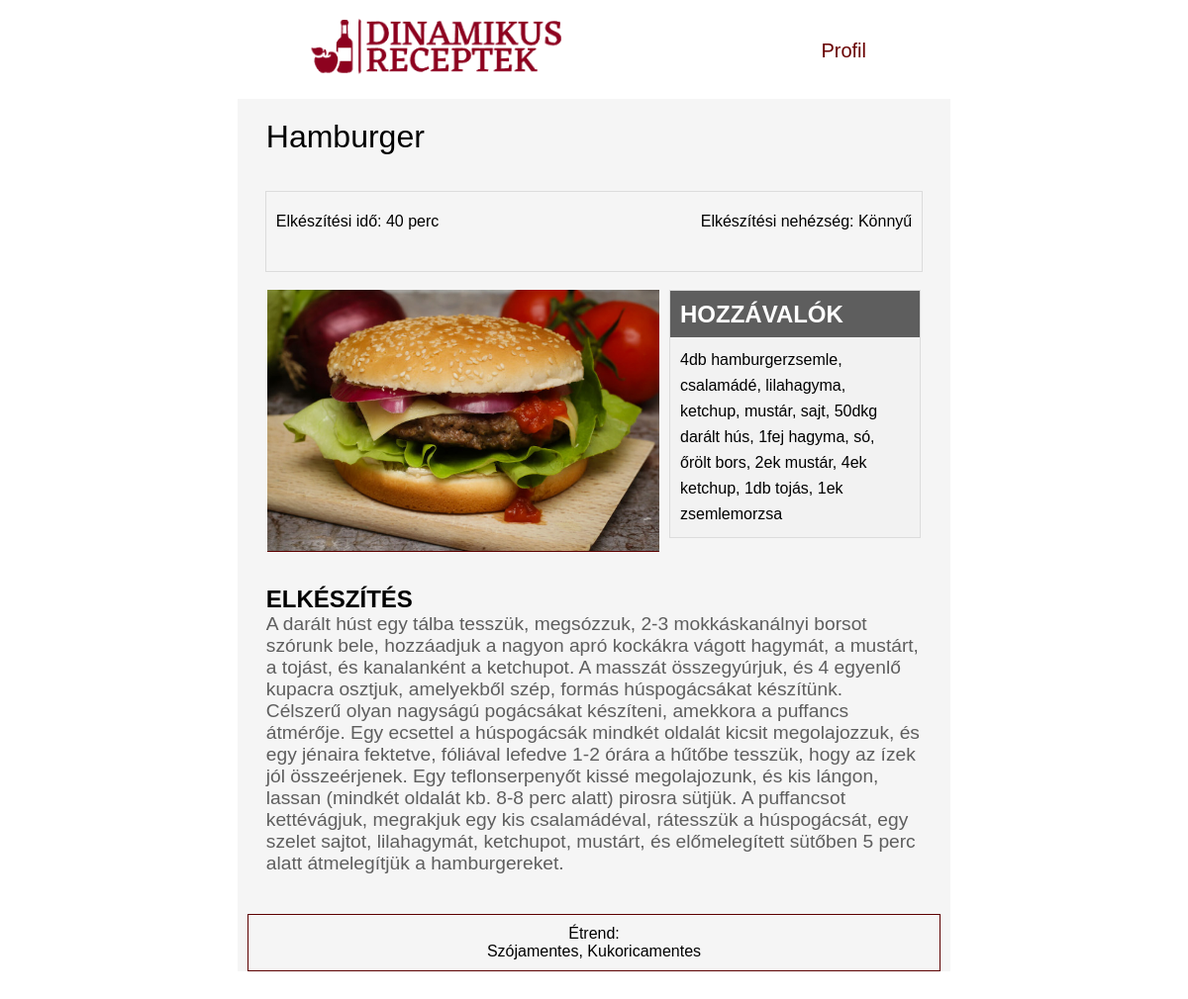
Page /recept.php?id=103 on the committed database.
### tables this page shows
CREATE TABLE `receptek` (
  `id` int(11) NOT NULL,
  `nev` varchar(50) NOT NULL,
  `leiras` text NOT NULL,
  `nehezseg` enum('konnyu','kozepes','nehez') NOT NULL,
  `hozzavalok` text NOT NULL,
  `elkeszitesi_ido` int(11) NOT NULL,
  `ertekeles` int(11) DEFAULT NULL,
  `feltolto` varchar(50) NOT NULL,
  `imgurl` varchar(100) NOT NULL,
  `nemzetiseg` text NOT NULL
);

### recept.php (the view, shortened to what this page needs)
<?php
    try {
        $dbuser = "root";
        $dbpassw = "";
        $conn = new PDO("mysql:host=localhost;dbname=receptek1", $dbuser, $dbpassw);
        $conn->setAttribute(PDO::ATTR_ERRMODE, PDO::ERRMODE_EXCEPTION);
    } catch (PDOException $e){
        echo "<p>Adatbázis kapcsolódási hiba: ".$e->getMessage()."</p>\n";
        die();
    } catch (Exception $e){
        echo "<p>Hiba: ".$e->getMessage()."</p>\n";
        die();
    }
    try {
        $sql = "SELECT * FROM receptek WHERE id LIKE :id";
        $query = $conn->prepare($sql);
        $query->bindParam(':id', $_GET["id"]);
        $query->execute();
        if ($query->rowCount()==1) {
            $i=0;
            while ($row = $query->fetch(PDO::FETCH_ASSOC)) {
                foreach ($row as $mezo) {
                    $recept[$i] = $mezo;
                    $i++;
                }
            }
            $nev=$recept[1];
            $leiras=$recept[2];
            $nehezseg=$recept[3];
            $hozzavalok=$recept[4];
            $ido=$recept[5];
            $kep=$recept[8];
            switch ($nehezseg) {
                case "konnyu" :
                    $nehezseg = "Könnyű";
                    break;
            }
        } else {
            echo "<p>Nincs listázható recept.</p>";
        }
    } catch (PDOException $e) {
        echo "<p>Lekérdezési hiba: ".$e->getMessage()."</p><br>";
        die();
    } catch (Exception $e){
        echo "<p>Hiba: ".$e->getMessage()."</p>\n";
        die();
    }
    try {
        $sql = "SELECT vegetarianus, vegan, gluten, laktoz, tojas, szoja, cukor, kukorica FROM szurok JOIN receptek ON szurok.recept_id=receptek.id WHERE id LIKE :id";
        $query = $conn->prepare($sql);
        $query->bindParam(':id', $_GET["id"]);
        $query->execute();
        if ($query->rowCount()>0) {
            $i=0;
            while ($row = $query->fetch(PDO::FETCH_ASSOC)) {
                foreach ($row as $mezo) {
                    $szurok[$i] = $mezo;
                    $i++;
                }
            }
        }
        $allergen=array();
        if ($szurok[5]==1) {
            array_push($allergen, "Szójamentes");
        }
        if ($szurok[7]==1) {
            array_push($allergen, "Kukoricamentes");
        }
    } catch (PDOException $e) {
        echo "<p>Lekérdezési hiba: ".$e->getMessage()."</p><br>";
        die();
    } catch (Exception $e){
        echo "<p>Hiba: ".$e->getMessage()."</p>\n";
        die();
    }
?>
<!DOCTYPE html>
<html lang="hu">
<head>
    <link href="http://fonts.cdnfonts.com/css/gentium-book-basic" rel="stylesheet">
    <link rel="stylesheet" href="./css/header.css">
    <link rel="stylesheet" href="./css/recept.css">
</head>
<body>
<header>
        <div id="logo">
            <a href="index.php">
                <img src="./kepek/logo1.png">
            </a>
        </div>
        <div id="menu">
        <div class="dropdown">
                <p onclick="dropDown1()" class="dropbtn desktop">Profil</p>
            </div>
        </div>
    </header>
    <div id="container">
        <div id="receptNev">
            <p><?php echo $nev; ?></p>
        </div>
        <br><br>
        <div id="info">
            <p>Elkészítési idő: <?php echo $ido; ?> perc</p>
            <p style="float: right;">Elkészítési nehézség: <?php echo $nehezseg; ?></p>
            <br><br>
        </div>
        <br>
        <div id="receptKep">
            <img src="<?php echo $kep; ?>">
        </div>
        <div id="hozzavalok">
            <div id="hozzavalokNev"><h4>HOZZÁVALÓK</h4></div>
            <div id="hozzavalokOssz">
                <?php echo $hozzavalok; ?>
            </div>
        </div>
        <br>
        <div id="elkeszites">
            <h2>ELKÉSZÍTÉS</h2>
            <div class="folyamat">
                <p>
                    <?php echo $leiras; ?>
                </p>
            </div>
        </div>
        <div id="etrend">
            <p>Étrend: <br><?php echo implode(", ", $allergen) ?></p>
        </div>
    </div>
</body>
</html>

### css/header.css (style rules this page uses)
* { padding: 0; margin: 0; }
body { min-width: 300px; }
header { height: 60px; }
#logo { padding: 5px; display: inline-block; }
#logo a img { height: 42px; }
#menu { float: right; }
#container { padding-top: 20px; }
.dropdown { position: relative; display: inline-block; }
.desktop { display: none; }
@media only screen and (min-width: 600px) { header { height: 90px; } }
@media only screen and (min-width: 600px) { #logo { padding: 10px; display: inline-block; } }
@media only screen and (min-width: 600px) { #logo a img { height: 70px; } }
@media only screen and (min-width: 600px) { #menu { float: right; } }
@media only screen and (min-width: 600px) { .dropdown { display: inline-block; } }
@media only screen and (min-width: 1024px) { .desktop { display:inline-block; margin: 40px 25px; font-size: 20px; color: rgba(105, 0, 0); cursor: pointer; } }
@media only screen and (min-width: 1024px) { header { margin: auto; height: 100px; width: 50%; } }
@media only screen and (min-width: 1024px) { #logo { padding: 10px; display: inline-block; } }
@media only screen and (min-width: 1024px) { #logo a img { height: 70px; } }
@media only screen and (min-width: 1024px) { #menu { float: right; } }

### css/recept.css (style rules this page uses)
* { font-family: 'Gentium Book Basic', sans-serif; }
#receptNev { width: 92%; margin: auto; font-size: 2em; }
#info { width: 92%; margin: auto; text-align: center; border: 1px rgba(169, 169, 169, 0.342) solid; height: 80px; }
#info p { height: 100%; float: left; line-height: 60px; padding-left: 10px; padding-right: 10px; }
#receptKep { width:92%; margin: auto; }
#receptKep img { position: relative; width: 100%; }
#hozzavalok { width: 92%; margin: auto; overflow: hidden; border: 1px rgba(169, 169, 169, 0.342) solid; }
#hozzavalokNev { width: 100%; background-color: rgb(94, 94, 94); color: white; height: 37px; padding-left: 10px; padding-top: 10px; font-size: 1.5em; }
#hozzavalokOssz { padding: 10px; list-style: none; line-height: 26px; background-color: rgb(242, 242, 242); }
#elkeszites { width: 92%; margin: auto; margin-top: 30px; padding-bottom: 30px; }
.folyamat { font-size: 1.2em; color:rgb(94, 94, 94); }
#etrend { text-align: center; border: 1px rgb(92, 0, 0) solid; padding: 10px; margin: 10px; float: 0; }
@media only screen and (min-width: 600px) { #receptKep { width: 80%; margin: auto; } }
@media only screen and (min-width: 600px) { #hozzavalok { width: 80%; margin: auto; overflow: hidden; border: 1px rgba(169, 169, 169, 0.342) solid; } }
@media only screen and (min-width: 1024px) { #container { width: 60%; margin: auto; background-color: whitesmoke; } }
@media only screen and (min-width: 1024px) { #receptKep { max-width: 55%; max-height: 500px; width: auto; height: auto; margin: auto; margin-left: 30px; display: inline-block; } }
@media only screen and (min-width: 1024px) { #receptKep img { width:100%; max-height:100%; object-fit: cover; border-bottom: 1px rgb(92, 0, 0) solid; } }
@media only screen and (min-width: 1024px) { #hozzavalok { float: right; max-width: 35%; margin: auto; margin-right: 30px; overflow: hidden; border: 1px rgba(169, 169, 169, 0.342) solid; } }

### rows in the picture
receptek: nev "Hamburger", elkeszitesi_ido "40", nehezseg "Könnyű", imgurl (picture), hozzavalok "4db hamburgerzsemle, csalamádé, lilahagyma, ketchup, mustár, sajt, 50dkg darált hús, 1fej hagyma, só, őrölt bors, 2ek mustár, 4ek ketchup, 1db tojás, 1ek zsemlemorzsa", leiras "A darált húst egy tálba tesszük, megsózzuk, 2-3 mokkáskanálnyi borsot szórunk bele, hozzáadjuk a nagyon apró kockákra vágott hagymát, a mustárt, a tojást, és kanalanként a ketchupot. A masszát összegyúrjuk, és 4 egyenlő kupacra osztjuk, amelyekből szép, formás húspogácsákat készítünk. Célszerű olyan nagyságú pogácsákat készíteni, amekkora a puffancs átmérője. Egy ecsettel a húspogácsák mindkét oldalát kicsit megolajozzuk, és egy jénaira fektetve, fóliával lefedve 1-2 órára a hűtőbe tesszük, hogy az ízek jól összeérjenek. Egy teflonserpenyőt kissé megolajozunk, és kis lángon, lassan (mindkét oldalát kb. 8-8 perc alatt) pirosra sütjük. A puffancsot kettévágjuk, megrakjuk egy kis csalamádéval,…"

### other values in the picture
implode(", ", $allergen) "Szójamentes, Kukoricamentes"
